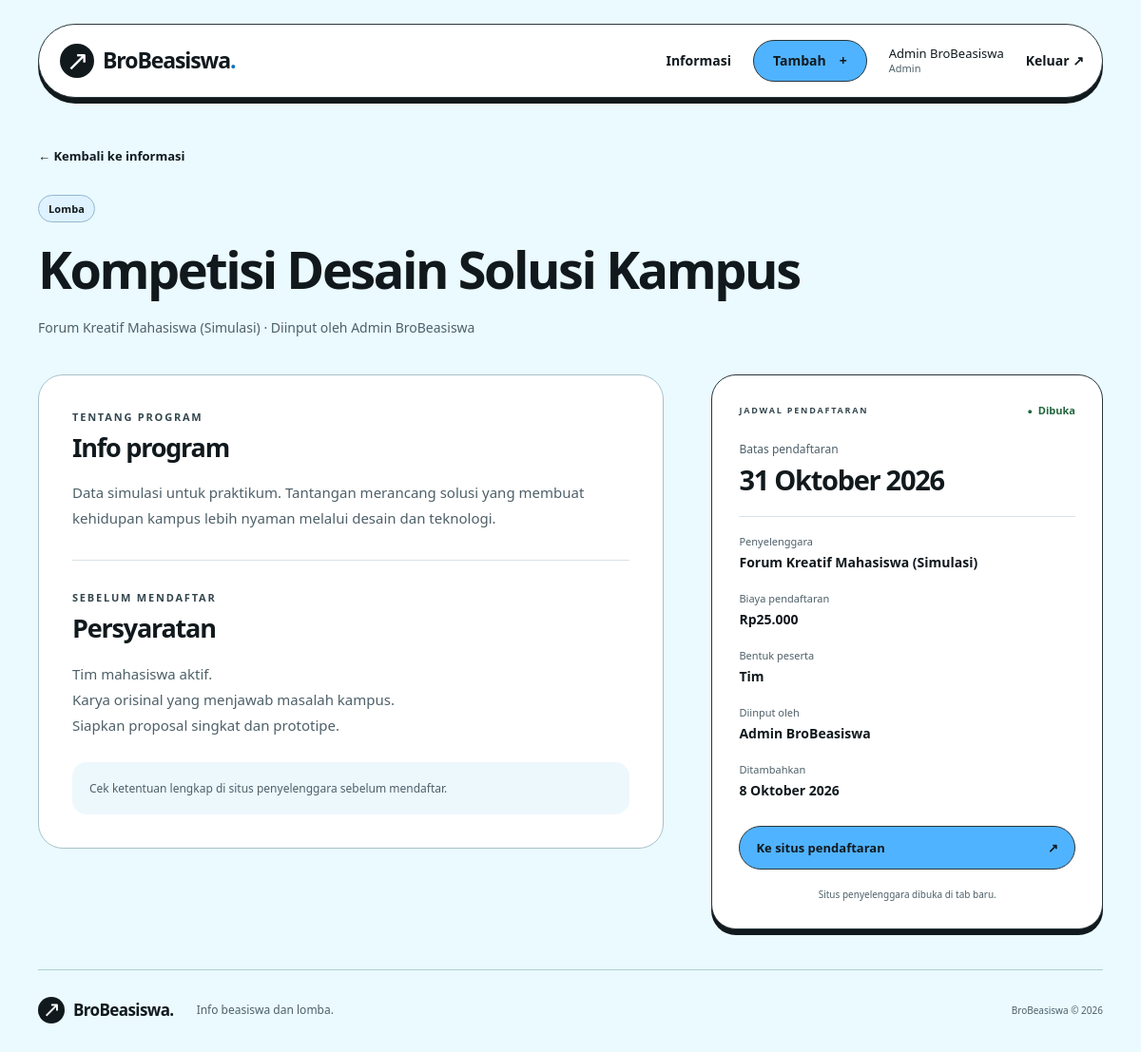
The app's page /detail.php?id=4 (signed in) with its own data.
### tables this page shows
CREATE TABLE informasi (
    id INT UNSIGNED AUTO_INCREMENT PRIMARY KEY,
    pengguna_id INT UNSIGNED NOT NULL,
    judul VARCHAR(150) NOT NULL,
    jenis ENUM('beasiswa', 'lomba') NOT NULL,
    penyelenggara VARCHAR(150) NOT NULL,
    deadline DATE NOT NULL,
    persyaratan TEXT NOT NULL,
    deskripsi TEXT NOT NULL,
    url_pendaftaran VARCHAR(2000) NOT NULL,
    pendanaan ENUM('Penuh', 'Sebagian') NULL,
    biaya INT UNSIGNED NULL,
    peserta ENUM('Individu', 'Tim') NULL,
    sumber_url VARCHAR(512) NULL UNIQUE,
    diambil_pada DATETIME NULL,
    mulai DATE NULL,
    lokasi VARCHAR(500) NULL,
    jenjang VARCHAR(500) NULL,
    poster_url VARCHAR(2000) NULL,
    dibuat_pada DATETIME NOT NULL DEFAULT CURRENT_TIMESTAMP,
    FOREIGN KEY (pengguna_id) REFERENCES pengguna(id),
    INDEX idx_terbaru (dibuat_pada, id),
    INDEX idx_deadline (deadline),
    CONSTRAINT kolom_sesuai_jenis CHECK (
        (jenis = 'beasiswa' AND biaya IS NULL AND peserta IS NULL)
        OR (jenis = 'lomba' AND pendanaan IS NULL AND (biaya IS NULL OR biaya BETWEEN 0 AND 100000000))
    )
);

CREATE TABLE pengguna (
    id INT UNSIGNED AUTO_INCREMENT PRIMARY KEY,
    username VARCHAR(30) NOT NULL UNIQUE,
    nama VARCHAR(100) NOT NULL,
    peran ENUM('admin', 'anggota') NOT NULL DEFAULT 'anggota',
    hash_sandi VARCHAR(255) NOT NULL
);

### sesi.php (called while the page is built, shortened)
<?php
function e($value): string { return htmlspecialchars((string) ($value ?? ''), ENT_QUOTES | ENT_SUBSTITUTE, 'UTF-8'); }

### detail.php (the view, shortened to what this page needs)
<?php
require_once __DIR__ . '/sesi.php'; wajibLogin();
require_once __DIR__ . '/tampilan.php';
$raw = $_GET['id'] ?? '';
$id = is_string($raw) && preg_match('/^[1-9][0-9]*$/D', $raw) ? filter_var($raw, FILTER_VALIDATE_INT, ['options' => ['min_range' => 1, 'max_range' => 4294967295]]) : false;
require_once __DIR__ . '/koneksi.php';
try {
    $stmt = $db->prepare('SELECT i.*, p.nama AS penginput FROM informasi i JOIN pengguna p ON p.id = i.pengguna_id WHERE i.id = ?');
    $stmt->bind_param('i', $id); $stmt->execute(); $row = $stmt->get_result()->fetch_assoc();
} catch (mysqli_sql_exception $ex) { gagalDatabase($ex); }
awalHalaman($row['judul']); ?>
<main id="konten" class="container detail-page"><a class="back-link" href="daftar.php">← Kembali ke informasi</a><header class="detail-header"><span class="kind"><?= e(ucfirst($row['jenis'])) ?></span><h1><?= e($row['judul']) ?></h1><p><?= e($row['penyelenggara']) ?> <span aria-hidden="true">·</span> Diinput oleh <?= e($row['penginput']) ?></p></header><div class="detail-layout"><article class="detail-content"><?php if ($poster = posterAman($row['poster_url'] ?? null)): ?><img class="detail-poster" src="<?= e($poster) ?>" alt="Poster <?= e($row['judul']) ?>" loading="lazy"><?php endif; ?><section><span class="eyebrow">TENTANG PROGRAM</span><h2>Info program</h2><p class="preserve-lines"><?= e($row['deskripsi']) ?></p></section><section><span class="eyebrow">SEBELUM MENDAFTAR</span><h2>Persyaratan</h2><p class="preserve-lines"><?= e($row['persyaratan']) ?></p></section><?php if ($row['sumber_url']): ?><div class="import-source"><p>Sumber: <a href="<?= e($row['sumber_url']) ?>" target="_blank" rel="noopener noreferrer">Luar Kampus ↗</a> · Diambil <?= e(tanggal($row['diambil_pada'])) ?></p><p>Ringkasan ini berasal dari kalender publik. Detail di Luar Kampus meminta login. Biaya, pendanaan, dan ketentuan yang tidak tercantum perlu dicek di halaman sumber.</p></div><?php else: ?><div class="source-note"><p>Cek ketentuan lengkap di situs penyelenggara sebelum mendaftar.</p></div><?php endif; ?></article><aside class="summary-panel" aria-label="Ringkasan informasi"><div class="summary-top"><span class="eyebrow">JADWAL PENDAFTARAN</span><?php statusBadge($row['deadline'], $row['mulai'] ?? null); ?></div><p class="muted">Batas pendaftaran</p><h2><?= e(tanggal($row['deadline'])) ?></h2><dl><?php if ($row['mulai']): ?><div><dt>Mulai pendaftaran</dt><dd><?= e(tanggal($row['mulai'])) ?></dd></div><?php endif; ?><?php if ($row['lokasi']): ?><div><dt>Lokasi</dt><dd><?= e($row['lokasi']) ?></dd></div><?php endif; ?><div><dt>Penyelenggara</dt><dd><?= e($row['penyelenggara']) ?></dd></div><?php if ($row['jenis'] === 'beasiswa'): ?><div><dt>Cakupan pendanaan</dt><dd><?= e($row['pendanaan'] ?? 'Belum tercantum di sumber') ?></dd></div><?php else: ?><div><dt>Biaya pendaftaran</dt><dd><?= e(biayaLabel($row['biaya'])) ?></dd></div><div><dt>Bentuk peserta</dt><dd><?= e($row['peserta'] ?? 'Belum tercantum di sumber') ?></dd></div><?php endif; ?><div><dt>Diinput oleh</dt><dd><?= e($row['penginput']) ?></dd></div><div><dt>Ditambahkan</dt><dd><?= e(tanggal($row['dibuat_pada'])) ?></dd></div></dl>
<?php $scheme = strtolower((string)parse_url($row['url_pendaftaran'], PHP_URL_SCHEME)); if (filter_var($row['url_pendaftaran'], FILTER_VALIDATE_URL) && in_array($scheme, ['http','https'], true)): ?><a class="button full" href="<?= e($row['url_pendaftaran']) ?>" target="_blank" rel="noopener noreferrer"><?= $row['sumber_url'] ? 'Buka info di Luar Kampus' : 'Ke situs pendaftaran' ?> <span aria-hidden="true">↗</span></a><p class="panel-note"><?= $row['sumber_url'] ? 'Halaman sumber dibuka di tab baru.' : 'Situs penyelenggara dibuka di tab baru.' ?></p><?php else: ?><p class="closed-note">Tautan penyelenggara belum tersedia.</p><?php endif; ?></aside></div></main>

### assets/style.css (style rules this page uses)
:root { --bg:#eafaff;--ink:#11191d;--muted:#4e6069;--blue:#50b3ff;--border:#28353b;--white:#fff;--shadow:0 6px 0 #11191d;--radius:26px }
* { box-sizing:border-box }
html { scroll-behavior:smooth;scroll-padding-top:25px }
body { margin:0;background:var(--bg);color:var(--ink);font-family:'Segoe UI',Arial,sans-serif;font-size:16px;line-height:1.6 }
a { color:inherit;text-decoration:none }
button,a,input,select,textarea { -webkit-tap-highlight-color:transparent }
a,button { transition:background .16s,transform .16s,box-shadow .16s }
h1,h2,h3,p { margin-top:0 }
h1,h2,h3 { line-height:1.1;letter-spacing:-.045em }
h1 { font-size:clamp(38px,5.5vw,72px);font-weight:800 }
h2 { font-size:34px;font-weight:750 }
p { color:var(--muted) }
.container { width:min(1120px,calc(100% - 64px));margin-inline:auto }
.button { display:inline-flex;justify-content:center;align-items:center;gap:20px;border:1px solid var(--border);border-radius:40px;background:var(--blue);color:var(--ink);padding:14px 25px;font-size:15px;font-weight:700;cursor:pointer;line-height:1.4 }
.button.full { display:flex;width:100%;justify-content:space-between }
.eyebrow { display:block;font-size:11px;letter-spacing:1.8px;font-weight:750;color:#34464e;line-height:1.6 }
.kind { display:inline-flex;align-items:center;gap:6px;background:#dff2ff;border:1px solid #94b7ce;border-radius:20px;font-size:11px;font-weight:700;padding:5px 10px;letter-spacing:.1px }
.muted { font-size:14px;color:var(--muted) }
.panel-note { text-align:center;font-size:10px;margin:18px 0 0 }
.back-link { display:inline-block;font-size:13px;font-weight:650;margin-bottom:30px }
.detail-page,.add-page { padding-top:48px }
.detail-header { max-width:900px }
.detail-header h1 { font-size:clamp(36px,4.5vw,57px);margin:20px 0;overflow-wrap:anywhere }
.detail-header>p { font-size:14px;overflow-wrap:anywhere }
.detail-layout { display:grid;grid-template-columns:minmax(0,1.6fr) minmax(0,1fr);gap:50px;margin-top:38px;align-items:start }
.detail-content { background:white;border:1px solid #a8c1cc;border-radius:26px;padding:35px }
.detail-content section+section { border-top:1px solid #d6e3e9;margin-top:30px;padding-top:30px }
.detail-content h2 { font-size:27px;margin:8px 0 20px }
.preserve-lines { white-space:pre-wrap;overflow-wrap:anywhere;font-size:15px;line-height:1.8 }
.source-note { display:flex;gap:14px;background:#edf8fd;padding:18px;border-radius:15px;margin-top:25px }
.source-note p { font-size:12px;margin:0 }
.summary-panel { background:white;border:1px solid var(--border);border-radius:26px;box-shadow:var(--shadow);padding:28px }
.summary-top { display:flex;justify-content:space-between;gap:8px;align-items:center;margin-bottom:22px }
.summary-top .eyebrow { font-size:9px }
.summary-panel>.muted { margin-bottom:7px;font-size:12px }
.summary-panel h2 { font-size:29px;margin-bottom:22px }
.summary-panel dl { border-top:1px solid #d6e3e9;margin:0 0 25px }
.summary-panel dl>div { padding-top:17px }
.summary-panel dt { font-size:11px;color:var(--muted) }
.summary-panel dd { font-size:14px;font-weight:600;margin:3px 0 0;overflow-wrap:anywhere }
.summary-panel .button { font-size:13px;padding:13px 17px;gap:10px }

### records on screen
informasi: jenis "Lomba", judul "Kompetisi Desain Solusi Kampus", penyelenggara "Forum Kreatif Mahasiswa (Simulasi)", pengguna.nama "Admin BroBeasiswa", deskripsi "Data simulasi untuk praktikum. Tantangan merancang solusi yang membuat kehidupan kampus lebih nyaman melalui desain dan teknologi.", persyaratan "Tim mahasiswa aktif. Karya orisinal yang menjawab masalah kampus. Siapkan proposal singkat dan prototipe.", deadline "31 Oktober 2026", biaya "Rp25.000", peserta "Tim", dibuat_pada "8 Oktober 2026"

### other values on screen
$_SESSION['nama'] "Admin BroBeasiswa"
$_SESSION['peran'] "Admin"
